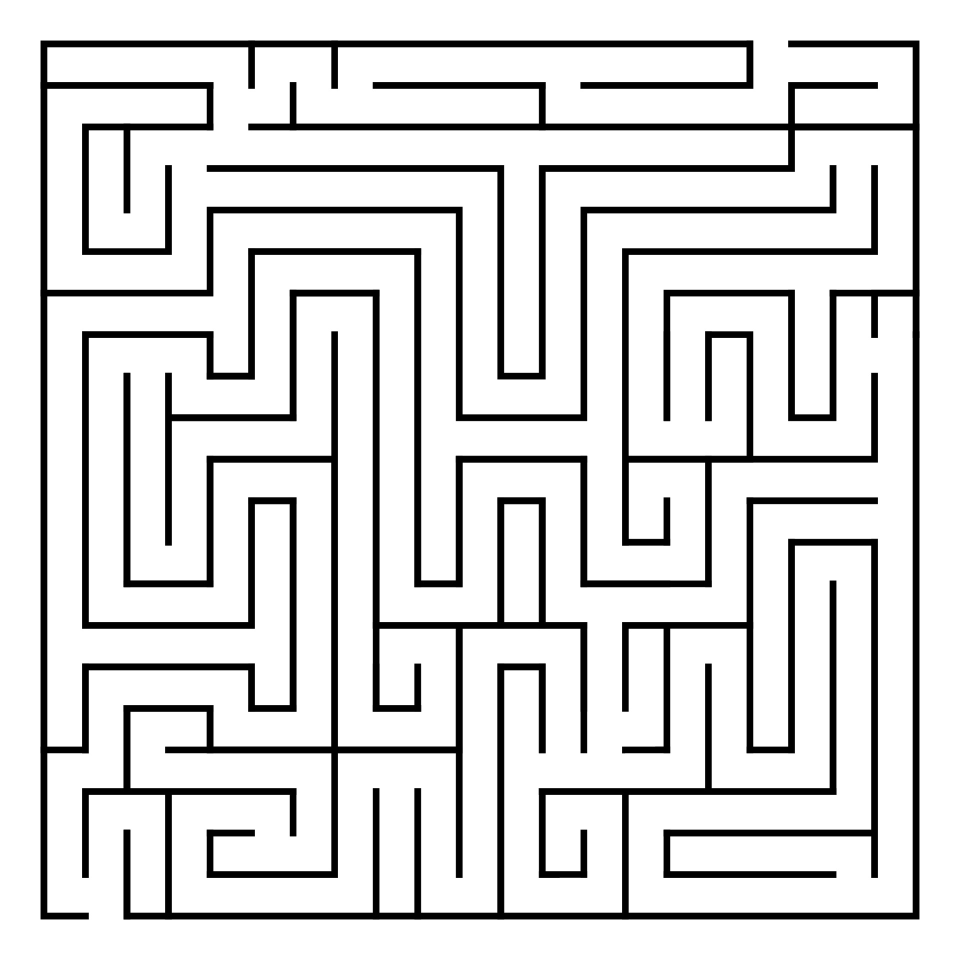
#> input picture sample.jpg, 1920 x 1920 px (shown at 1/2 size)
$ python -i image_reader.py   (imports and definitions only)
#> lines starting #> are read from the running program, lines starting #| are printed output that depends on the picture; after the words box and inside, x2 and y2 are one past the last pixel; in counts of white or black regions, pixels touching at a corner belong together
from PIL import Image
import numpy as np
from pathlib import Path
from typing import Optional, Tuple, List

def read_image(path: Path,
               grid_size: Optional[Tuple[int,int]] = None,
               bg_percentile: float = 98.0,
               padding: int = 2,
               invert: bool = False
              ) -> Tuple[List[List[int]], Tuple[int,int]]:
    """
    Read image, crop to maze border, (optionally) resize, and return bitmap (rows of 0/1).
    1 = open/white, 0 = wall/black (unless invert=True).
    """
#> called with path = '../../sample.jpg', bg_percentile = 98, padding = 2, invert = False
    p = Path(path)
    img = Image.open(p).convert("L")
#> img is the input picture: PIL image 1920x1920 L; min 0, max 255, mean 217.6
    arr = np.array(img)

    th_bg = float(np.percentile(arr, bg_percentile))
#> th_bg = 255
    dark = arr < th_bg
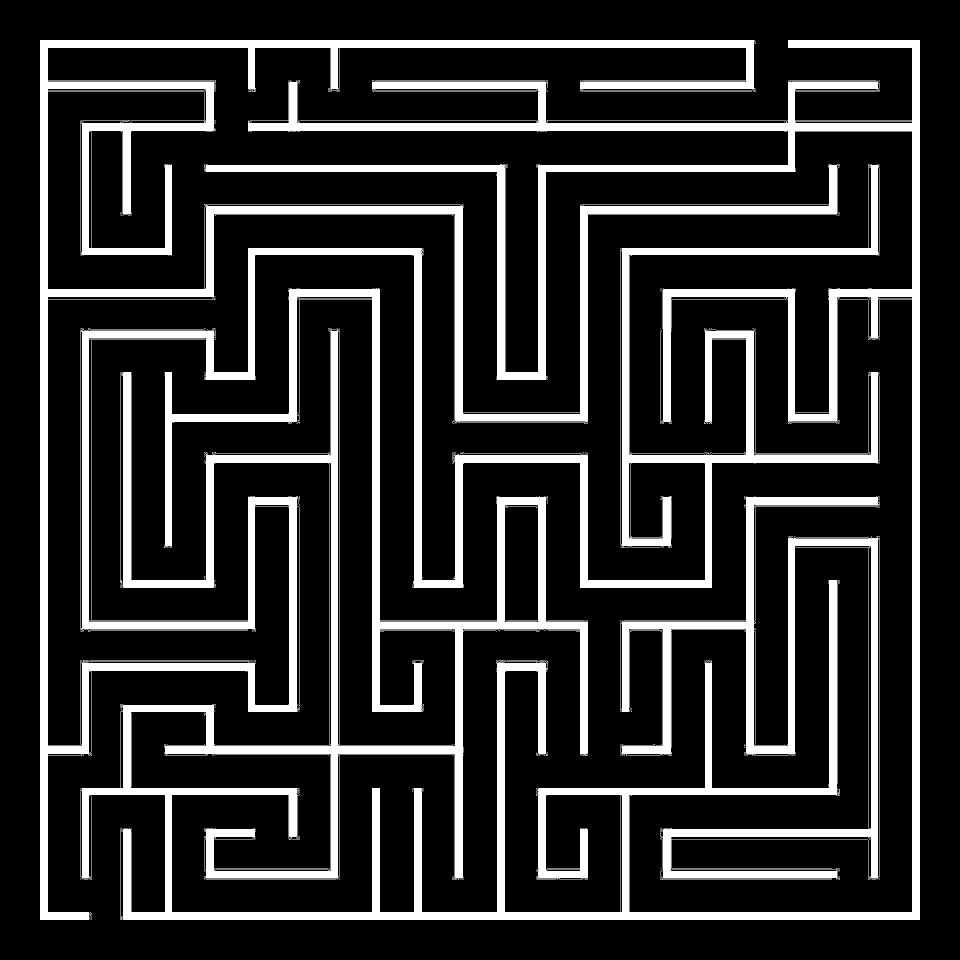
#> dark: shape (1920, 1920) bool (shown at 1/2 size); 17.7% white; 469 white regions (433 under 20 px), largest, box (x1, y1, x2, y2) and area: (160, 80, 1840, 1840) 329784, (80, 80, 1760, 1840) 256582, (1240, 992, 1760, 1760) 60047
    coords = np.column_stack(np.where(dark))
#> coords = 654156 pairs, first value 80 to 1839, second value 80 to 1839
    if coords.size:
        y0, x0 = coords.min(axis=0)
#> y0 = 80; x0 = 80
        y1, x1 = coords.max(axis=0)
#> y1 = 1839; x1 = 1839
        x0 = max(x0 - padding, 0); y0 = max(y0 - padding, 0)
#> after `x0 = max(x0 - padding, 0)`: x0 = 78
#> after `y0 = max(y0 - padding, 0)`: y0 = 78
        x1 = min(x1 + padding, img.width - 1); y1 = min(y1 + padding, img.height - 1)
#> after `x1 = min(x1 + padding, img.width - 1)`: x1 = 1841
#> after `y1 = min(y1 + padding, img.height - 1)`: y1 = 1841
        img = Image.open(p).crop((x0, y0, x1 + 1, y1 + 1)).convert("L")
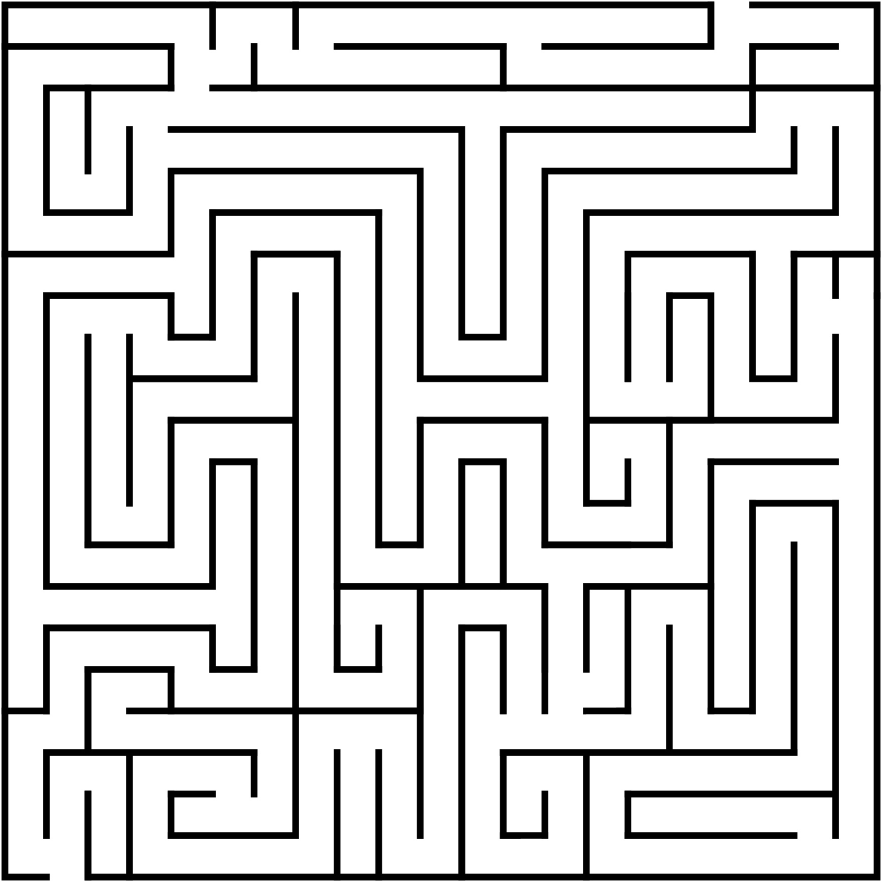
#> img: PIL image 1764x1764 L (shown at 1/2 size); min 0, max 255, mean 210.7

    if grid_size is not None:
        img = img.resize(grid_size, resample=Image.NEAREST)

    a = np.array(img)
    th = (int(a.min()) + int(a.max())) // 2
#> th = 127
    bmp = (a > th).astype(np.uint8)
#> bmp: shape (1764, 1764); values 0 (black) and 1 (white), 82.4% white; 3 black regions, box (x1, y1, x2, y2) and area: (86, 3, 1761, 1761) 281254, (3, 3, 1678, 1761) 216509, (1166, 917, 1678, 1678) 49678
    if invert:
        bmp = 1 - bmp

    pil_bitmap = Image.fromarray((bmp * 255).astype(np.uint8), mode='L')

    bitmap = bmp.tolist()
#> bitmap = 1764 items
    return bitmap, (bmp.shape[1], bmp.shape[0]), pil_bitmap

>>> result = read_image('../../sample.jpg')

$ run again, on solved.png
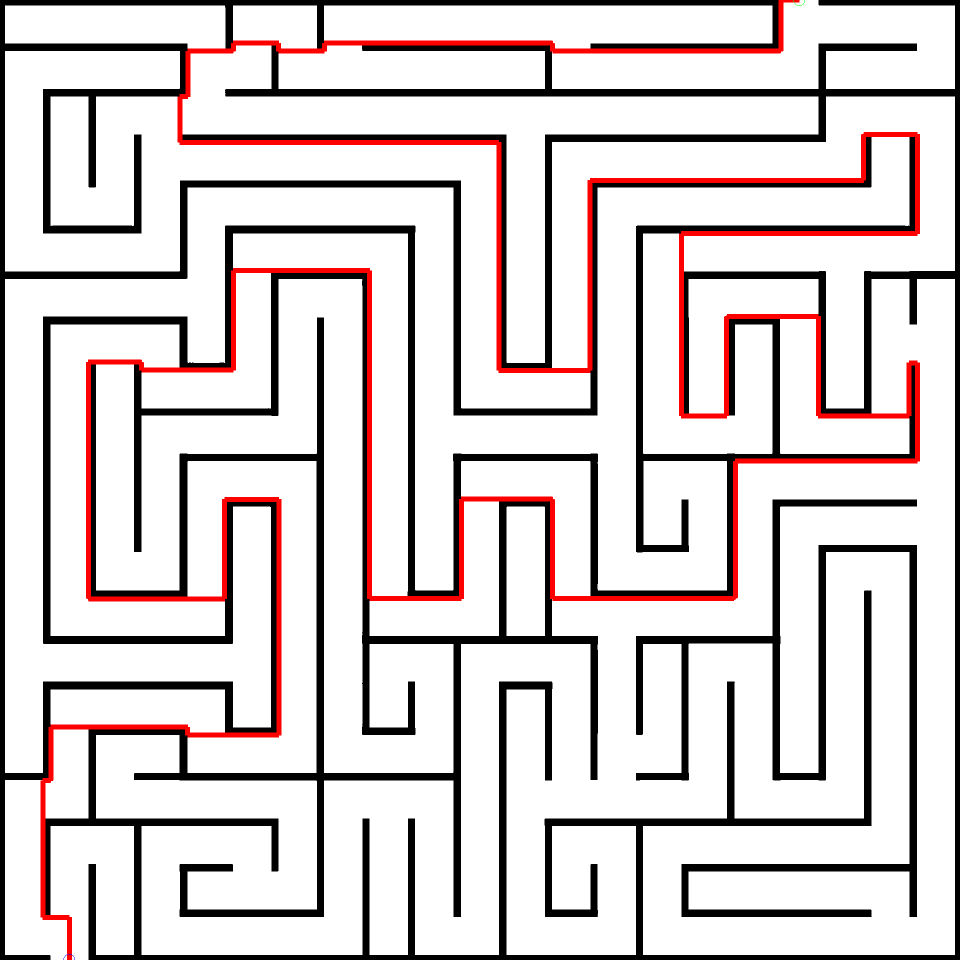
#> input picture solved.png, 1920 x 1920 px (shown at 1/2 size)
#> in read_image, `img = Image.open(p).convert("L")`:
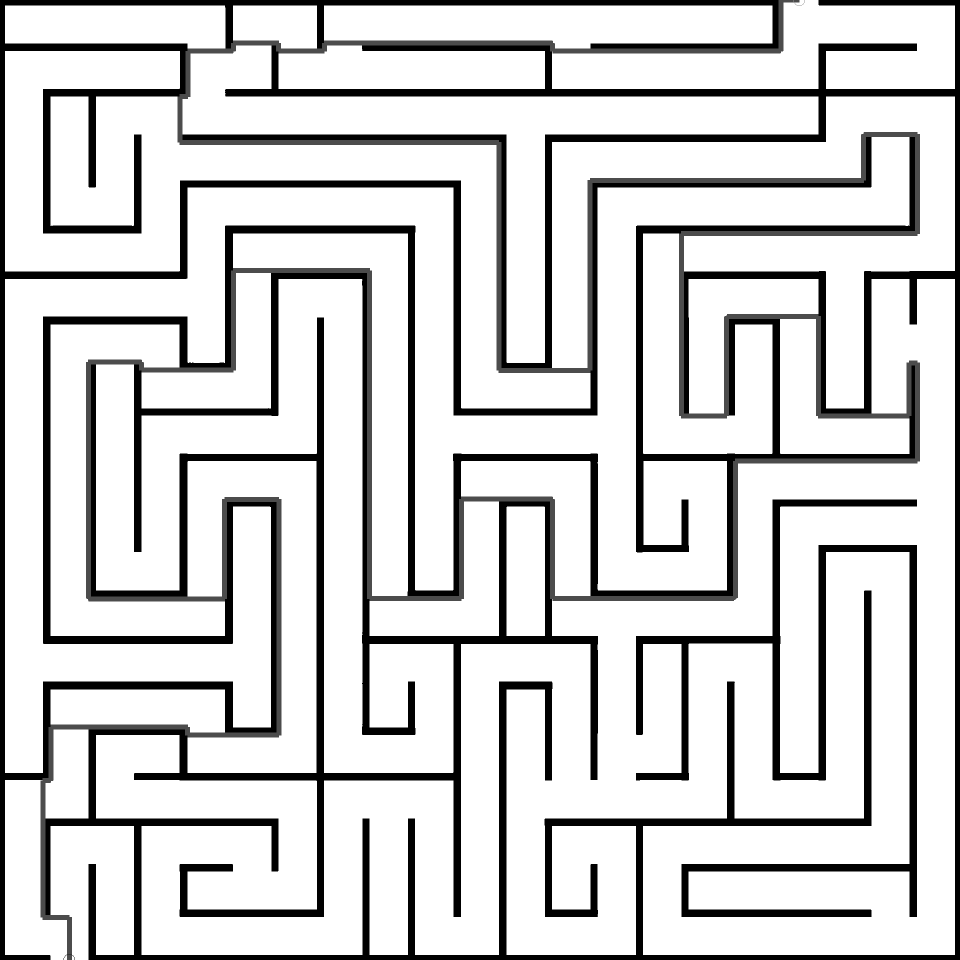
#> img: PIL image 1920x1920 L (shown at 1/2 size); min 0, max 255, mean 209.5
#> th_bg = 255
#> in read_image, `dark = arr < th_bg`:
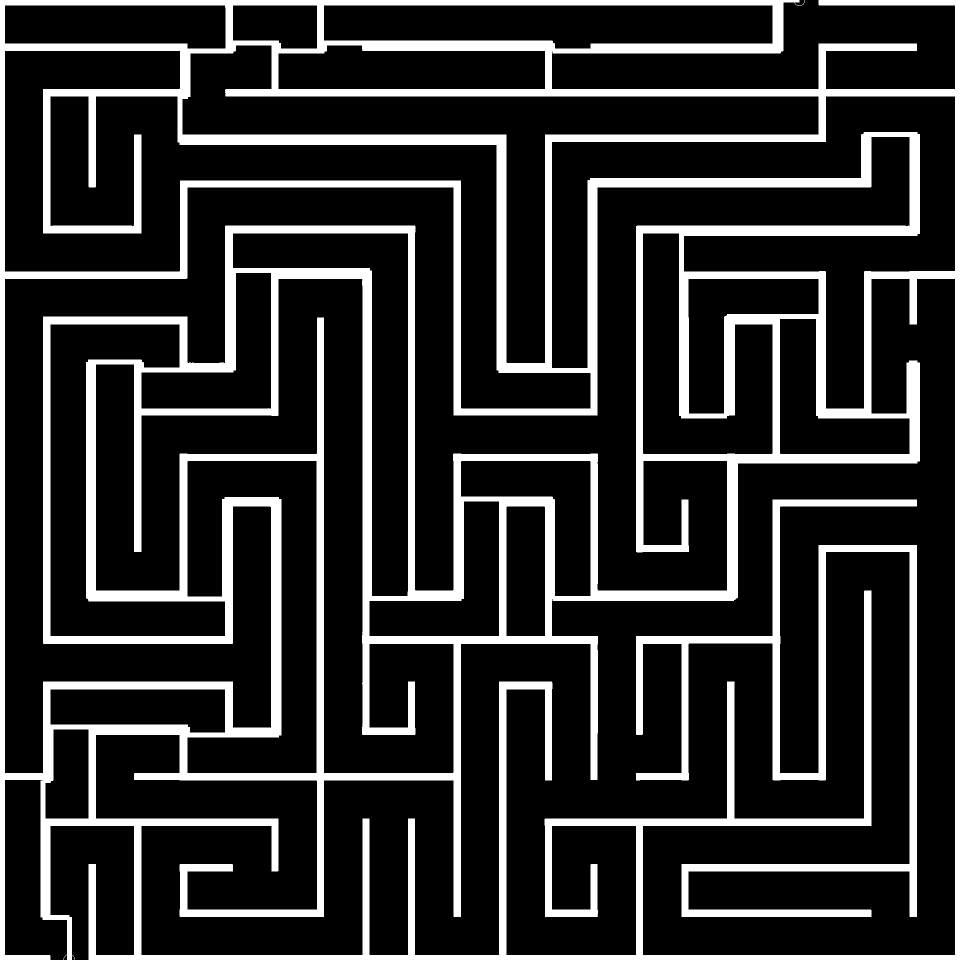
#> dark: shape (1920, 1920) bool (shown at 1/2 size); 18.8% white; 2 white regions, box (x1, y1, x2, y2) and area: (0, 0, 1920, 1920) 632941, (1272, 999, 1834, 1834) 59389
#> coords = 692330 pairs, first value 0 to 1919, second value 0 to 1919
#> y0 = 0
#> y1 = 1919
#> th = 127
#> bmp: shape (1920, 1920); values 0 (black) and 1 (white), 81.2% white; 2 black regions, box (x1, y1, x2, y2) and area: (0, 0, 1920, 1920) 632908, (1272, 999, 1834, 1834) 59389
#> bitmap = 1920 items
